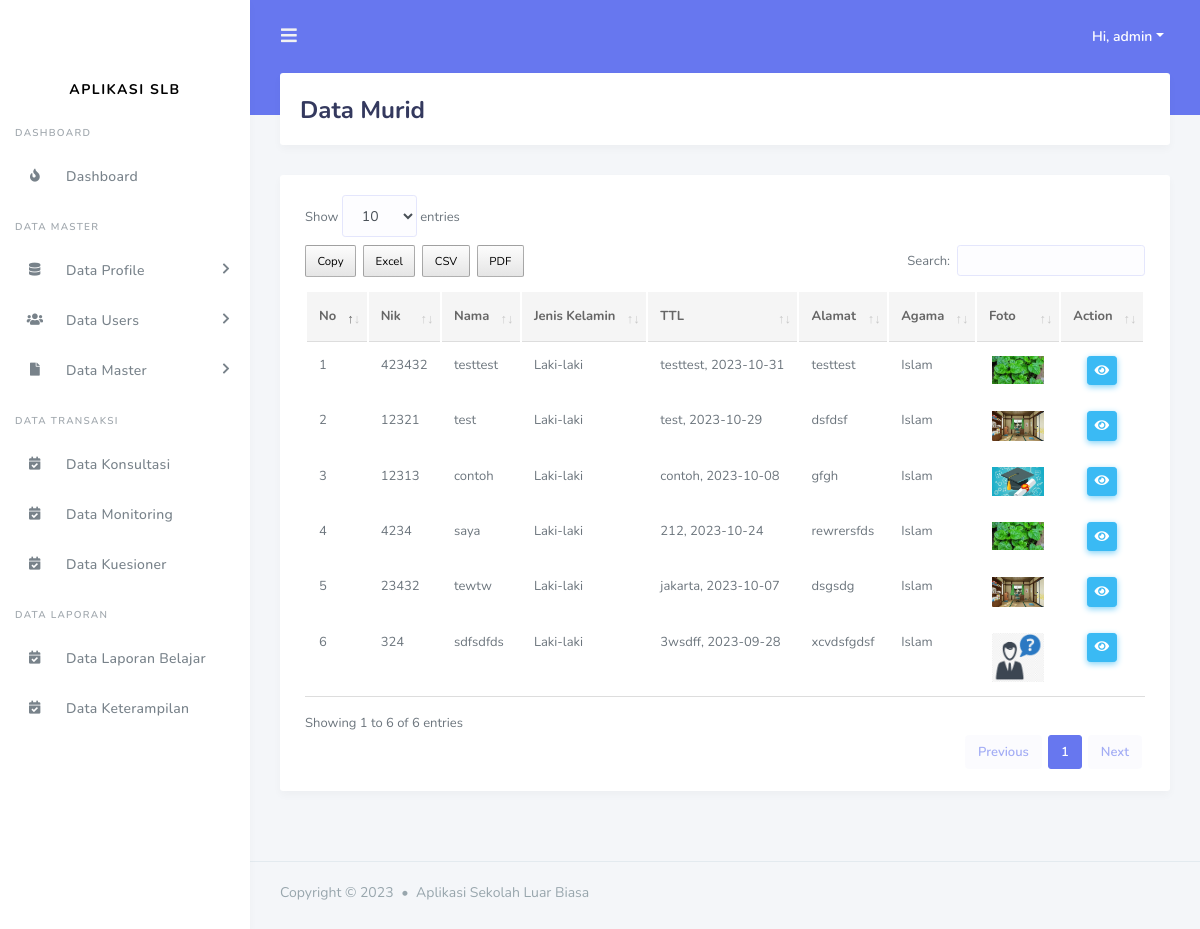
Before: /kepala_sekolah/data_murid.php (signed in) with the older database file.
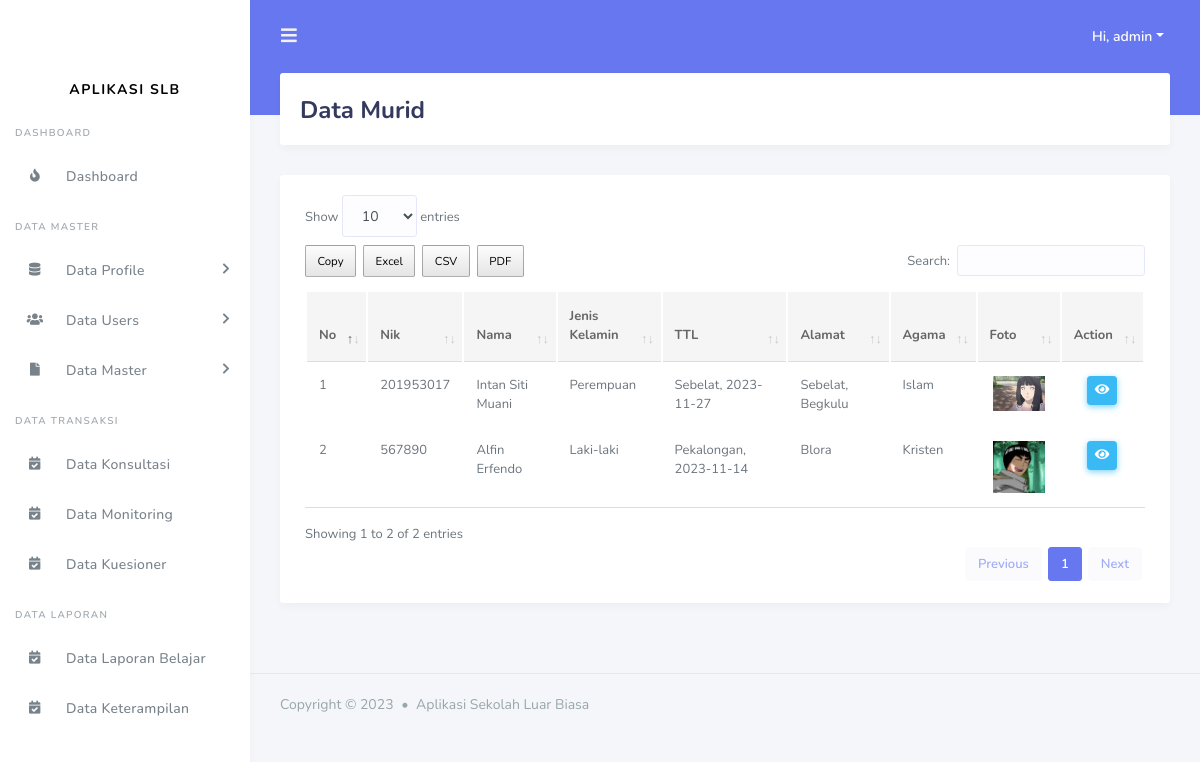
After: the same page with the newer database file.
### tables this page shows
CREATE TABLE `tbl_murid` (
  `id_murid` int(11) NOT NULL,
  `nik` varchar(100) NOT NULL,
  `nama` varchar(200) NOT NULL,
  `jenis_kelamin` varchar(100) NOT NULL,
  `tempat_lahir` varchar(100) NOT NULL,
  `tanggal_lahir` date NOT NULL,
  `gambar` varchar(200) NOT NULL,
  `alamat` varchar(200) NOT NULL,
  `agama` varchar(200) NOT NULL DEFAULT 'admin',
  `status_murid` enum('menunggu hasil','diterima','tidak') NOT NULL DEFAULT 'diterima'
);

### include/koneksi.php (called while the page is built, shortened)
<?php
$base_url = "http://localhost/aplikasi_slb/";
?>

### kepala_sekolah/data_murid.php (the view, shortened to what this page needs)
<?php
include('../include/koneksi.php');
include('../template/header.php');
include('../template/sidebar.php');
?>
<div class="main-content">
  <section class="section">
    <div class="section-header">
      <h1>Data Murid</h1>
    </div>
    <div class="section-body">
      <div class="card table-responsive">
        <div class="card-body ">
            <table class="table table-hover" id="data_tabel">
            <thead>
              <tr>
                <th>No</th>
                <th>Nik</th>
                <th>Nama</th>
                <th>Jenis Kelamin</th>
                <th>TTL</th>
                <th>Alamat</th>
                <th>Agama</th>
                <th>Foto</th>
                <th class ="text-center">Action</th>
              </tr>
            </thead>
            <tbody>
              <?php
                    $query = "SELECT * FROM tbl_murid order by id_murid desc";
                    $result_tasks = mysqli_query($conn, $query);
                    $no = 1;
                    while($row = mysqli_fetch_assoc($result_tasks)) { ?>
                <tr>
                  <td><?= $no++ ?></td>
                  <td><?= $row['nik']?></td>
                  <td><?= $row['nama']?></td>
                  <td><?= $row['jenis_kelamin']?></td>
                  <td><?= $row['tempat_lahir']?>, <?= $row['tanggal_lahir']?></td>
                  <td><?= $row['alamat']?></td>
                  <td><?= $row['agama']?></td>
                  <td width = "10%" class ="text-center"><img src="<?= $base_url ?>assets/img/murid/<?= $row['gambar']?>" alt="" width ="90%"></td>
                  <td class ="text-center">
                    <a href="<?= $base_url ?>admin/data_walimurid.php?id=<?= $row['id_murid'] ?>" class="btn btn-info btn-sm"><i class="fas fa-eye"></i></a>
                  </td>
                </tr>
              <?php } ?>
            </tbody>
          </table>
        </div>
      </div>
    </div>
  </section>
</div>
<?php include('../template/footer.php'); ?>

Changed rows visible on the page:
removed tbl_murid: nik "423432", nama "testtest", jenis_kelamin "Laki-laki", tempat_lahir "testtest", tanggal_lahir "2023-10-31", alamat "testtest", agama "Islam", gambar (picture)
removed tbl_murid: nik "12321", nama "test", jenis_kelamin "Laki-laki", tempat_lahir "test", tanggal_lahir "2023-10-29", alamat "dsfdsf", agama "Islam", gambar (picture)
removed tbl_murid: nik "12313", nama "contoh", jenis_kelamin "Laki-laki", tempat_lahir "contoh", tanggal_lahir "2023-10-08", alamat "gfgh", agama "Islam", gambar (picture)
removed tbl_murid: nik "4234", nama "saya", jenis_kelamin "Laki-laki", tempat_lahir "212", tanggal_lahir "2023-10-24", alamat "rewrersfds", agama "Islam", gambar (picture)
removed tbl_murid: nik "23432", nama "tewtw", jenis_kelamin "Laki-laki", tempat_lahir "jakarta", tanggal_lahir "2023-10-07", alamat "dsgsdg", agama "Islam", gambar (picture)
removed tbl_murid: nik "324", nama "sdfsdfds", jenis_kelamin "Laki-laki", tempat_lahir "3wsdff", tanggal_lahir "2023-09-28", alamat "xcvdsfgdsf", agama "Islam", gambar (picture)
added tbl_murid: nik "201953017", nama "Intan Siti Muani", jenis_kelamin "Perempuan", tempat_lahir "Sebelat", tanggal_lahir "2023-11-27", alamat "Sebelat, Begkulu", agama "Islam", gambar (picture)
added tbl_murid: nik "567890", nama "Alfin Erfendo", jenis_kelamin "Laki-laki", tempat_lahir "Pekalongan", tanggal_lahir "2023-11-14", alamat "Blora", agama "Kristen", gambar (picture)
Other visible differences:
text written by a page script: "Show entries Copy Excel CSV PDF Search: Showing 1 to 6 of 6 entries Previous 1 Next" → "Show entries Copy Excel CSV PDF Search: Showing 1 to 2 of 2 entries Previous 1 Next"
